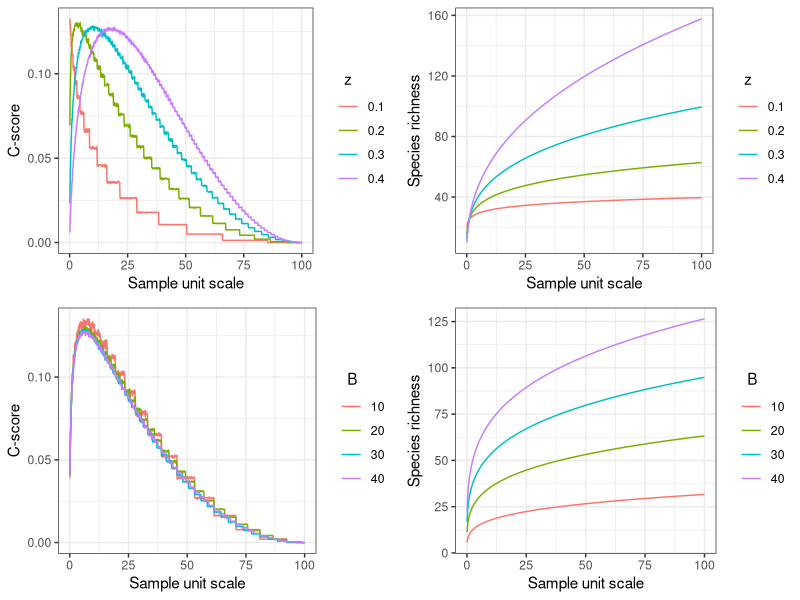

Write R code to recreate this figure.
#Random community presence/absence matrix
#Figure 1
#McNickle and Lamb
#Generates random area based samples for Checkerboard score
graphics.off(); rm(list=ls(all=TRUE))
library(ggplot2); library(vegan); library(gridExtra)

########################
########################
##  Parameters
########################
##  p = number of plots
##  s = number of species
##  a = area sampled (a from Kinsella was 0.1, 1 or 6 m^-2) 
##  B = Species area curve constant
##  z = species area curve exponent
########################
########################

x<-1000	

Num.C.Area<-function(p, B, z, a.max) 
{
	out<-as.numeric(); C.score<-as.numeric(); C.sd<-as.numeric()
	a<-as.numeric(); S<-as.numeric()
	for (i in 1:x)
		{
		a[i]<-a.max/(x/i); S[i]<-B*a[i]^z
		for (j in 1:p) 											#Loop 1 calculates Checkerboard scores
			{												#Loop2 generates a p*s matrix where p are samples, and s are species
			if (B*a[i]^z>=1) {temp.1 <- sample(1, B*a[i]^z, replace=TRUE)} else {temp.1 <- 0}					#Basic species area curve defines total number of presences
			if (length(temp.1<B*a.max^z)) {temp.0 <- sample(0, B*a.max^z-sum(temp.1), replace=TRUE)} else {temp.0 <- as.numeric()}		#non-presences are zeros
			temp   <- c(temp.1, temp.0)										#presences and absences combined	
			data <- sample(temp, B*a.max^z, replace=FALSE)									#presences and absences shuffled randomly
			out<-rbind(out, data)										#Bind new row to data set
			}
		C.score[i]<-mean(designdist(t(out), method="((A-J)*(B-J))"))/(p*(p-1)/2)	#Calculate mean Cij
		C.sd[i]<-sd(designdist(t(out), method="((A-J)*(B-J))"))	#StDev of Cij
		out<-as.numeric()										#reset for loop i
		}
out<-cbind(a,S, C.score, C.sd)
out
}

z<-0.1; z1<-cbind(rep(z,x), Num.C.Area(50, 25, z, 100)) 
z<-0.2; z2<-cbind(rep(z,x), Num.C.Area(50, 25, z, 100)) 
z<-0.3; z3<-cbind(rep(z,x), Num.C.Area(50, 25, z, 100)) 
z<-0.4; z4<-cbind(rep(z,x), Num.C.Area(50, 25, z, 100)) 
z.panel<-data.frame(rbind(z1, z2, z3, z4)); colnames(z.panel)[1]<-"z"

B<-10; B1<-cbind(rep(B,x), Num.C.Area(50, B, 0.25, 100)) 
B<-20; B2<-cbind(rep(B,x), Num.C.Area(50, B, 0.25, 100)) 
B<-30; B3<-cbind(rep(B,x), Num.C.Area(50, B, 0.25, 100)) 
B<-40; B4<-cbind(rep(B,x), Num.C.Area(50, B, 0.25, 100)) 
B.panel<-data.frame(rbind(B1, B2, B3, B4)); colnames(B.panel)[1]<-"B"

panel.1a<-ggplot(z.panel, aes(a, C.score, colour=as.factor(z)) ) + geom_line() +
	labs(x="Sample unit scale", y="C-score") + theme_bw() + scale_colour_discrete(name="  z") 
panel.1b<-ggplot(z.panel, aes(a, S, colour=as.factor(z)) ) + geom_line() +
	labs(x="Sample unit scale", y="Species richness") + theme_bw() + scale_colour_discrete(name="  z") 
panel.1c<-ggplot(B.panel, aes(a, C.score, colour=as.factor(B)) ) + geom_line() +
	labs(x="Sample unit scale", y="C-score") + theme_bw() + scale_colour_discrete(name="  B") 
panel.1d<-ggplot(B.panel, aes(a, S, colour=as.factor(B)) ) + geom_line() +
	labs(x="Sample unit scale", y="Species richness") + theme_bw() + scale_colour_discrete(name="  B") 

grid.arrange(panel.1a, panel.1b, panel.1c, panel.1d, ncol=2)

 
